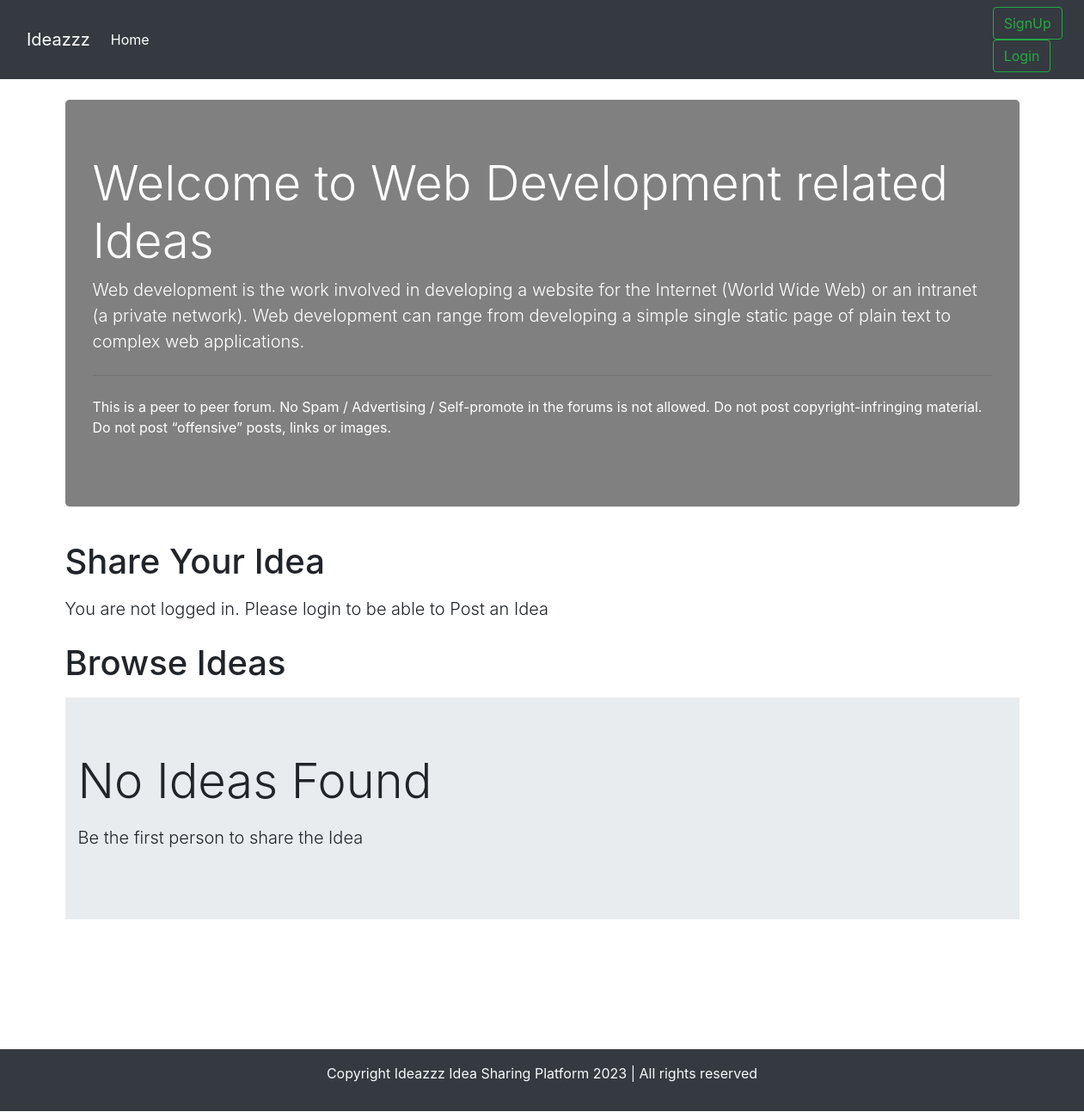
The app's page /threadlist.php?catid=2 with its own data.
### tables this page shows
CREATE TABLE `categories` (
  `category_id` int(8) NOT NULL,
  `category_name` varchar(255) NOT NULL,
  `category_description` text NOT NULL,
  `creation_time` datetime NOT NULL DEFAULT current_timestamp()
);

### threadlist.php (the view, shortened to what this page needs)
<!doctype html>
<html lang="en">
<head>
    <link rel="stylesheet" href="https://stackpath.bootstrapcdn.com/bootstrap/4.5.0/css/bootstrap.min.css"
>
</head>
<body>
    <?php include 'partials/_dbconnect.php';?>
    <?php include 'partials/_header.php';?>
    <?php
    $id = $_GET['catid'];
    $sql = "SELECT * FROM `categories` WHERE category_id=$id";
    $result = mysqli_query($conn, $sql);
    while($row = mysqli_fetch_assoc($result)){
        $catname = $row['category_name'];
        $catdesc = $row['category_description'];
    }
    ?>
    <div class="container my-4">
        <div class="jumbotron" style="background-color:grey">
            <h1 class=" display-4" style="color:white">Welcome to <?php echo $catname;?> related Ideas</h1>
            <p class="lead" style="color:white"> <?php echo $catdesc;?></p>
            <hr class="my-4">
            <p style="color:white">This is a peer to peer forum. No Spam / Advertising / Self-promote in the forums is
                not allowed. Do
                not
                post copyright-infringing material. Do not post “offensive” posts, links or images.</p>
        </div>
    </div>
    <?php
    if(isset($_SESSION['loggedin']) && $_SESSION['loggedin']==true){
    echo '<div class="container">
            <h1 class="py-2">Start a Discussion</h1>
            <form action="'. $_SERVER["REQUEST_URI"] . '" method="post">
                <div class="form-group">
                    <label for="exampleInputEmail1" style="font-size:30px">Topic Title</label>
                    <input type="text" class="form-control" id="title" name="title" aria-describedby="emailHelp">
                    <small id="emailHelp" class="form-text text-muted" >Keep your title as short and crisp as
                        possible</small>
                </div>
                <input type="hidden" name="sno" value="'. $_SESSION["sno"]. '">
                <div class="form-group">
                    <label for="exampleFormControlTextarea1" style="font-size:30px">Ellaborate Your Idea</label>
                    <textarea class="form-control" id="desc" name="desc" rows="3"></textarea>
                </div>
                <button type="submit" class="btn btn-success">Submit</button>
            </form>
        </div>';
    }
    else{
        echo '
        <div class="container">
        <h1 class="py-2">Share Your Idea</h1>
           <p class="lead">You are not logged in. Please login to be able to Post an Idea</p>
        </div>
        ';
    }
    ?>
    <div class=" container mb-5" id="ques">
        <h1 class="py-2">Browse Ideas</h1>
        <?php
    $noResult = true;
        if($noResult){
            echo '<div class="jumbotron jumbotron-fluid">
                    <div class="container">
                        <p class="display-4">No Ideas Found</p>
                        <p class="lead"> Be the first person to share the Idea</p>
                    </div>
                 </div> ';
        }
    ?>
    </div>
    <?php include 'partials/_footer.php';?>
</body>
</html>

### threadlist.php (style rules this page uses)
#ques { min-height: 433px; }

### records on screen
categories: category_name "Web Development", category_description "Web development is the work involved in developing a website for the Internet (World Wide Web) or an intranet (a private network). Web development can range from developing a simple single static page of plain text to complex web applications."
